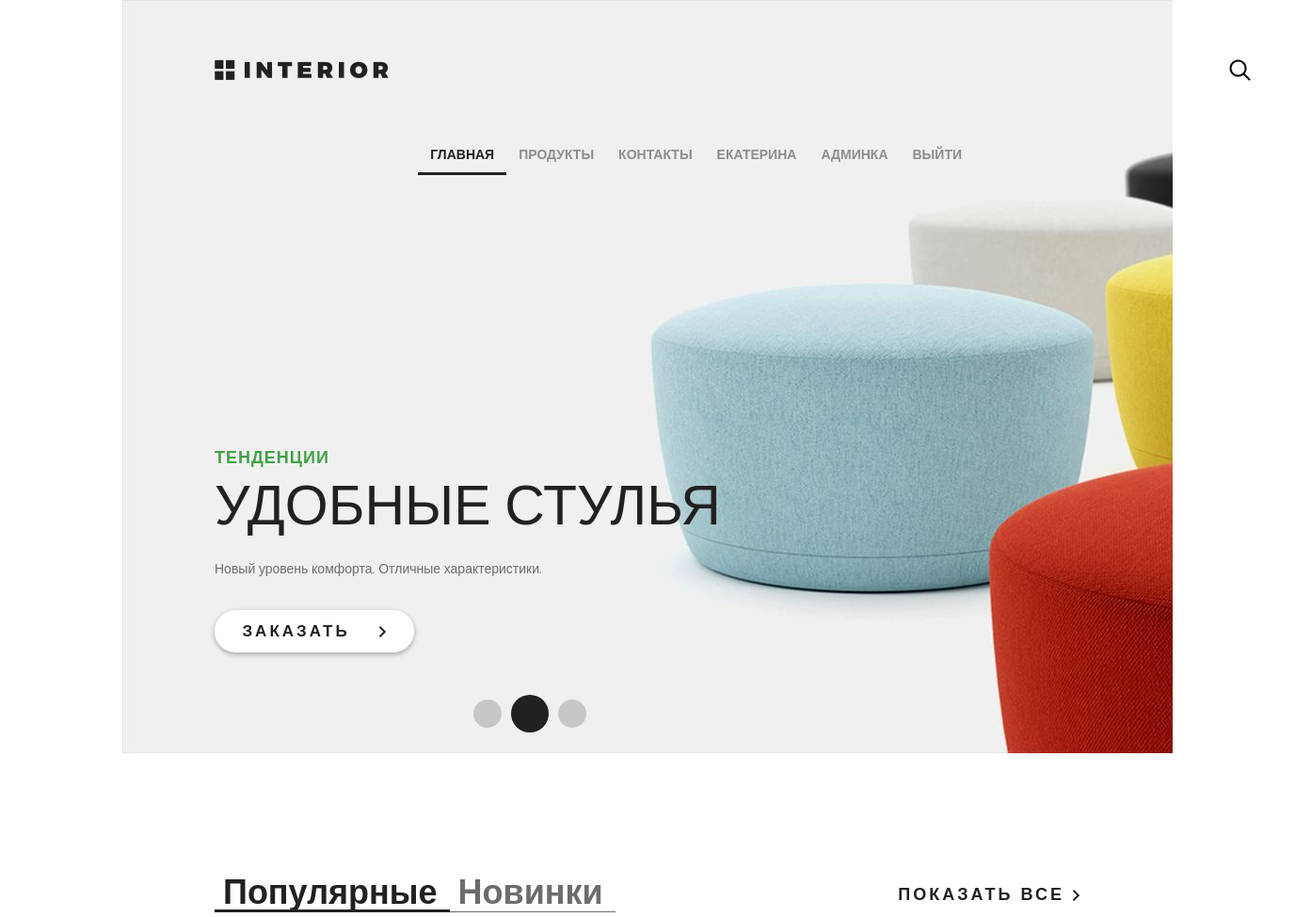
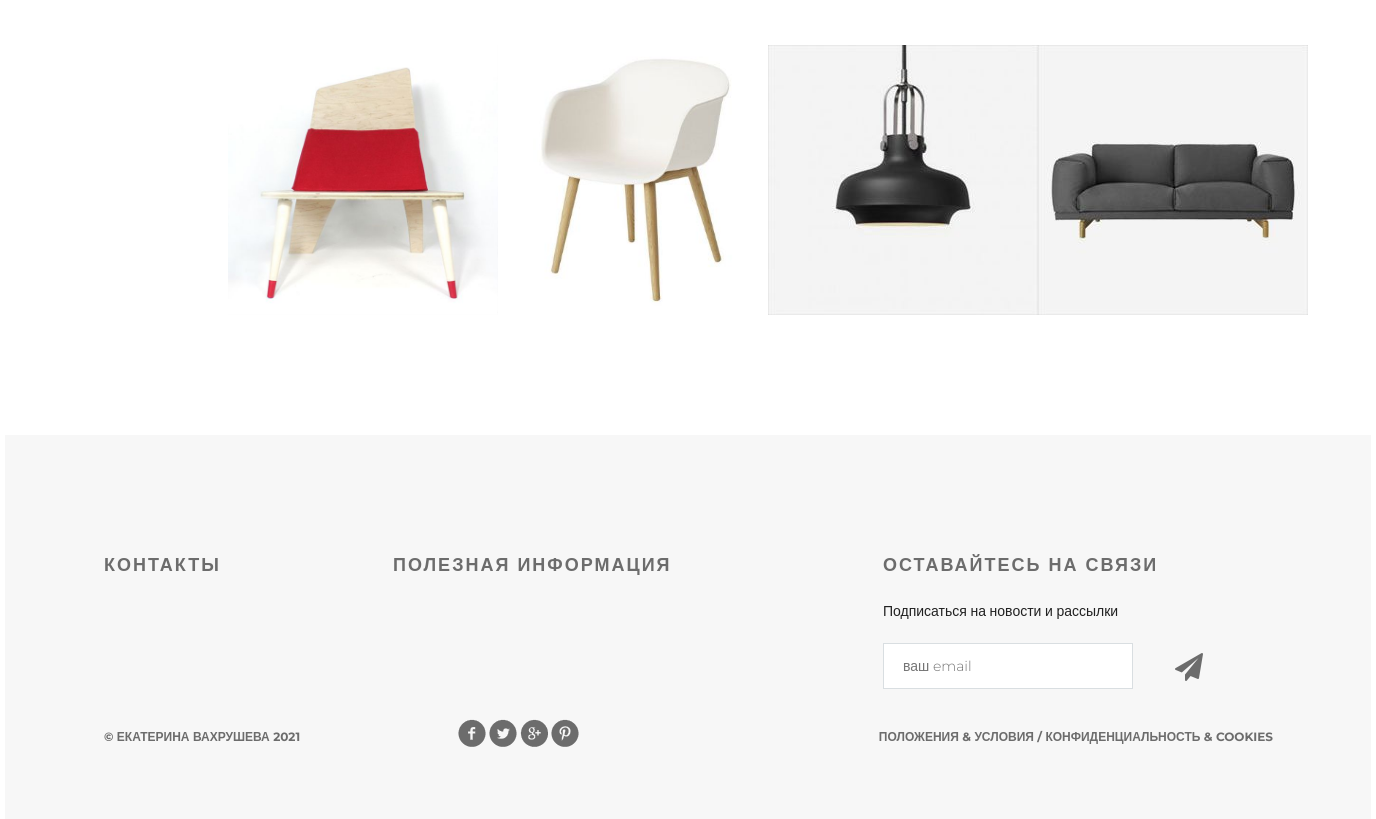
Page / (signed in) on the committed database (2 pictures, top to bottom).
### authapp/models.py (models this page shows)
class ShopUser(AbstractUser):
    objects: models.Manager()
    avatar = models.ImageField(
        upload_to='users_avatars',
        blank=True
    )
    age = models.PositiveIntegerField(
        verbose_name='возраст'
    )
    is_deleted = models.BooleanField(
        default=False,
        verbose_name='пользователь удален'
    )

### mainapp/models.py (models this page shows, shortened)
class Product(models.Model):
    objects: models.Manager()
    category = models.ForeignKey(
        ProductCategory,
        on_delete=models.CASCADE
    )
    name = models.CharField(
        verbose_name='наименование',
        max_length=128
    )
    image = models.ImageField(
        upload_to='products_images',
        blank=True,
        verbose_name='фото'
    )
    short_desc = models.CharField(
        verbose_name='краткое описание',
        max_length=60,
        blank=True
    )
    description = models.TextField(
        verbose_name='описание',
        blank=True
    )
    price = models.DecimalField(
        verbose_name='цена',
        max_digits=8,
        decimal_places=2,
        default=0
    )
    quantity = models.PositiveIntegerField(
        verbose_name='количество',
        default=0
    )
    is_deleted = models.BooleanField(
        default=False,
        verbose_name='товар удален'
    )
    class Meta():
        verbose_name = 'товар'
        verbose_name_plural = 'товары'

### geekshop/views.py (the view)
# urls.py: path('', views.index, name='index'),
def index(request):
    data = {
        'title': 'магазин',
        'products': Product.objects.exclude(is_deleted=True)[:4],
        'basket': get_basket(request.user),
    }
    return render(request, 'index.html', context=data)

### mainapp/views.py (called while the page is built)
def get_basket(user):
    if user.is_authenticated:
        return Basket.objects.filter(user=user)
    else:
        return []

### geekshop/templates/index.html (shortened to what this page needs)
{% extends 'layout.html' %}
{% load static %}
{% block content %}
<div class="slider">
    {% include 'includes/inc_main_menu.html' %}
    <div class="text-slider">
        <h3 class="green">тенденции</h3>
        <h3 class="big"> удобные стулья</h3>
        <p>Новый уровень комфорта. Отличные характеристики.</p>
        <a href="#" class="button-order">заказать <img
                src="{% static 'img/arrow.png' %}" alt=""></a>
    </div>
    <div class="navi">
        <a href="#"></a><a href="#"></a><a href="#"></a>
    </div>
</div>
<div class="featured">
    <div class="featured-menu">
        <a href="{% url 'index' %}"
           {% if 0 == 0 %}
           class="active"
           {% endif %}>Популярные</a>
        <a href="{% url 'index' %}"
            >Новинки</a>
    </div>
    <a class="explore" href="{% url 'products:index' %}">показать все <img
            src="{% static 'img/arrow.png' %}" alt=""></a>
    <div class="clearfix">
    </div>
    <div class="tab-content">
        {% for product in products %}
        <div class="block">
            <a href="{% url 'products:product' product.pk %}">
                <img class="img_block" src="/media/{{ product.image }}"
                                            alt="{{ product.short_desc }}">
            </a>
        </div>
        {% endfor %}
    </div>
</div>
{% endblock %}

### geekshop/templates/includes/inc_main_menu.html (shortened to what this page needs)
<div class="header clearfix">
    <a href="{% url 'index' %}" class="logo"></a>
    <ul class="menu">
        <li><a href="{% url 'index' %}"
               class="{% if request.resolver_match.view_name == 'index' %}
            active
            {% endif %}">главная</a></li>
        <li><a href="{% url 'products:index' %}"
               class="">продукты</a></li>
        <li><a href="{% url 'contacts' %}"
               class="">контакты</a></li>
        {% if user.is_authenticated %}
        <li>
          <a href="{% url 'auth:edit' %}">
            {{ user.first_name|default:'Пользователь' }}
          </a>
        </li>
        {% endif %}
        {% if user.is_superuser %}
        <li>
          <a href="{% url 'admin_panel:users' %}">админка</a>
        </li>
        {% endif %}
        <li>
        {% if user.is_authenticated %}
          <a href="{% url 'auth:logout' %}">выйти</a>
        {% else %}
          <a href="{% url 'auth:login' %}">войти</a>
        {% endif %}
         </li>
    </ul>
    <a href="#" class="search"></a>
</div>

### geekshop/static/style.css (style rules this page uses)
* { margin: 0; padding: 0; }
body { font-family: 'Montserrat', sans-serif; }
html, body { height: 100%; }
.slider { height: 800px; background-image: url(img/slider.jpg); padding-left: 98px; padding-right: 211px; position: relative; }
.logo { background-image: url(img/logo.png); margin-top: 63px; width: 185px; height: 22px; float: left; }
.menu { list-style-type: none; margin-top: 67px; float: right; }
.menu li { float: left; }
.menu a { color: #8c8c8c; font-size: 14px; font-weight: 700; text-align: right; text-transform: uppercase; text-decoration: none; padding: 10px 13px; }
.menu .active { color: #212121; font-weight: 700; border-bottom: 3px solid #212121; }
.search { display: block; width: 23px; height: 23px; background-image: url(img/search.png); position: absolute; top: 63px; left: 1176px; }
.clearfix:after { content: ""; display: block; clear: both; }
.text-slider { margin-top: 288px; position: absolute; }
.text-slider p { color: #6c6c6c; font-size: 14px; text-align: left; width: 458px; line-height: 24px; }
.button-order { background-color: #ffffff; box-shadow: 0px 2px 4.85px 0.15px rgba(33, 33, 33, 0.35); width: 212px; height: 45px; display: block; text-transform: uppercase; text-align: center; border-radius: 22px; text-decoration: none; color: #212121; font-size: 17px; font-weight: 700; line-height: 45px; margin-top: 32px; letter-spacing: 3px; }
.button-order img { padding-left: 22px; }
.green { text-transform: uppercase; color: #43a047; font-size: 18px; font-weight: 700; text-align: left; margin-bottom: 22px; line-height: 13px; letter-spacing: 1px; }
.big { color: #212121; font-size: 59px; line-height: 43px; text-transform: uppercase; font-weight: 100; margin-bottom: 34px; }
.navi { position: absolute; bottom: 22px; right: 618px; display: flex; width: 130px; height: 40px; justify-content: space-between; align-items: center; }
.navi a { display: block; width: 30px; height: 30px; border-radius: 50%; background-color: rgba(33, 33, 33, 0.2); float: left; margin: 0px 5px; }
.navi a:nth-child(2) { display: block; width: 40px; height: 40px; border-radius: 50%; background-color: #212121; float: left; margin: 0px; }
.featured { padding-left: 98px; padding-right: 98px; }
.featured-menu { display: flex; margin-top: 120px; width: 300px; height: 49px; float: left; }
.featured-menu a { color: #6c6c6c; font-size: 36px; font-weight: 700; text-align: left; text-decoration: none; border-bottom: 1px solid #6c6c6c; padding-bottom: 10px; padding-right: 13px; padding-left: 9px; }
.featured-menu .active { font-size: 36px; font-weight: 700; text-align: left; color: #212121; border-bottom: 3px solid #212121; padding-bottom: 8px; }
.explore { text-transform: uppercase; color: #212121; font-size: 18px; font-weight: 700; line-height: 24px; text-align: center; float: right; margin-top: 138px; letter-spacing: 3px; text-decoration: none; }
.tab-content { margin-top: 50px; display: flex; justify-content: space-between; margin-bottom: 120px; }
.tab-content .block { height: 270px; width: 270px; position: relative; }
.img_block { height: 270px; width: 270px; }

### rows in the picture
ShopUser: first_name "ЕКАТЕРИНА"
Product: image (picture)
Product: image (picture)
Product: image (picture)
Product: image (picture)
